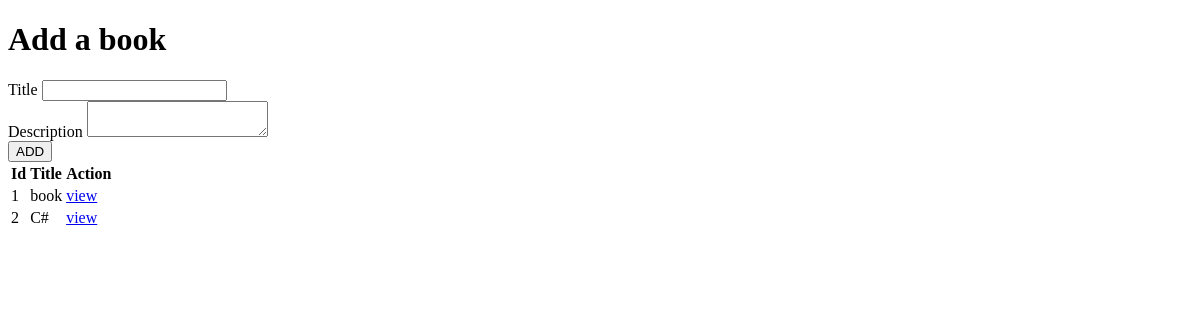
Before: / with the older database file.
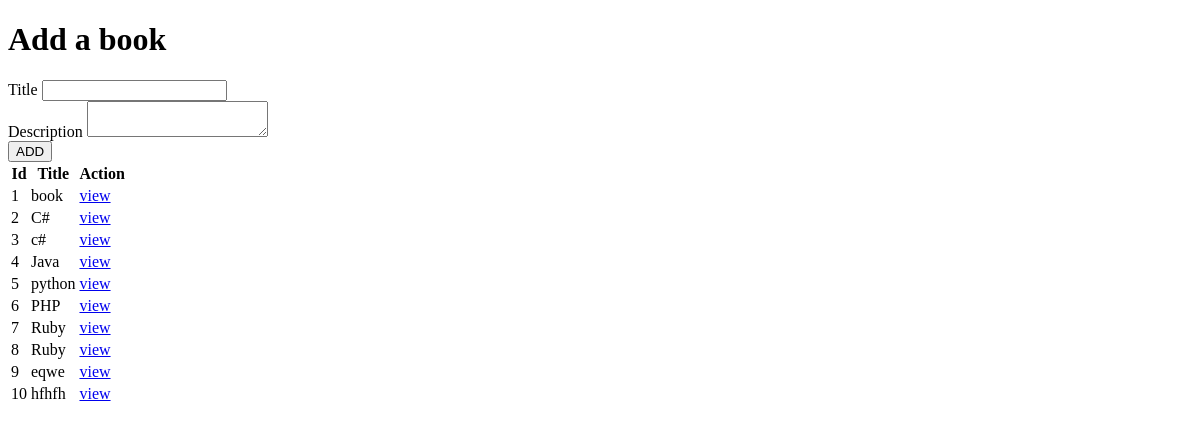
After: the same page with the newer database file.
### books_authors_app/models.py (models this page shows)
class Book(models.Model):
    title=models.CharField(max_length=255)
    desc_Text=models.TextField()
    created_at=models.DateTimeField(auto_now_add=True)
    updated_at=models.DateTimeField(auto_now=True)

### books_authors_app/views.py (the view)
# urls.py: path('', views.root),
def root(request):
    context={
        "books":models.get_books()
        }
    return render(request,"index.html",context)

### books_authors_app/models.py (called while the page is built)
def get_books():
    return Book.objects.all()

### books_authors_app/templates/index.html (shortened to what this page needs)
<!DOCTYPE html>
<html lang="en">
<head>
</head>
<body>
    <h1>Add a book</h1>
    <form action="/Add_book" method="post">
        <label for="">Title</label>
        <input type="text" name="title_book"><br>
        <label for="">Description</label>
        <textarea name="desc_book" id=""></textarea><br>
        <button>ADD</button>
    </form>
    <table>
        <tr>
            <th>Id</th>
            <th>Title</th>
            <th>Action</th>
        </tr>
        {%for book in books%}
        <tr>
            <td>{{book.id}}</td>
            <td>{{book.title}}</td>
            <td><a href="/bookdesc/{{book.id}}">view</a></td>
        </tr>
        {%endfor%}
    </table>
</body>
</html>

Changed rows visible on the page:
added Book: id "3", title "c#"
added Book: id "4", title "Java"
added Book: id "5", title "python"
added Book: id "6", title "PHP"
added Book: id "7", title "Ruby"
added Book: id "8", title "Ruby"
added Book: id "9", title "eqwe"
added Book: id "10", title "hfhfh"
